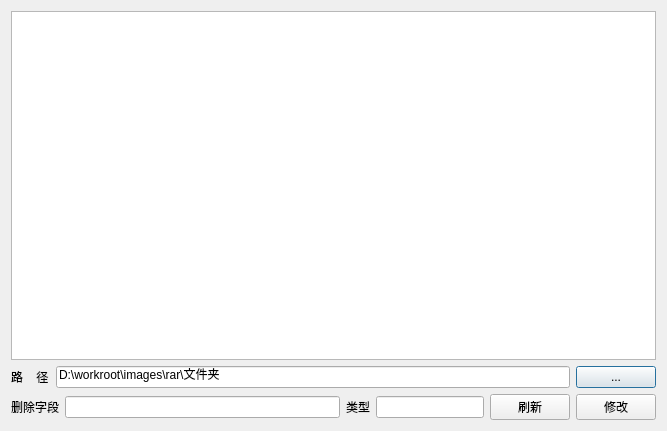
<?xml version="1.0" encoding="UTF-8"?>
<ui version="4.0">
 <class>ZRenameFileDlg</class>
 <widget class="QDialog" name="ZRenameFileDlg">
  <property name="geometry">
   <rect>
    <x>0</x>
    <y>0</y>
    <width>667</width>
    <height>431</height>
   </rect>
  </property>
  <property name="windowTitle">
   <string>Dialog</string>
  </property>
  <layout class="QVBoxLayout" name="verticalLayout">
   <item>
    <widget class="QTableView" name="tableView"/>
   </item>
   <item>
    <layout class="QHBoxLayout" name="horizontalLayout">
     <item>
      <widget class="QLabel" name="label">
       <property name="text">
        <string>路    径</string>
       </property>
      </widget>
     </item>
     <item>
      <widget class="QLineEdit" name="lineEdit_path">
       <property name="text">
        <string>D:\workroot\images\rar\文件夹</string>
       </property>
      </widget>
     </item>
     <item>
      <widget class="QPushButton" name="btn_path">
       <property name="text">
        <string>...</string>
       </property>
      </widget>
     </item>
    </layout>
   </item>
   <item>
    <layout class="QHBoxLayout" name="horizontalLayout_3">
     <item>
      <widget class="QLabel" name="label_4">
       <property name="text">
        <string>删除字段</string>
       </property>
      </widget>
     </item>
     <item>
      <widget class="QLineEdit" name="lineEdit_del"/>
     </item>
     <item>
      <widget class="QLabel" name="label_2">
       <property name="text">
        <string>类型</string>
       </property>
      </widget>
     </item>
     <item>
      <widget class="QLineEdit" name="lineEdit_type">
       <property name="sizePolicy">
        <sizepolicy hsizetype="Fixed" vsizetype="Fixed">
         <horstretch>0</horstretch>
         <verstretch>0</verstretch>
        </sizepolicy>
       </property>
      </widget>
     </item>
     <item>
      <widget class="QPushButton" name="btn_update">
       <property name="text">
        <string>刷新</string>
       </property>
      </widget>
     </item>
     <item>
      <widget class="QPushButton" name="btn_rename">
       <property name="text">
        <string>修改</string>
       </property>
      </widget>
     </item>
    </layout>
   </item>
  </layout>
 </widget>
 <resources/>
 <connections/>
</ui>
